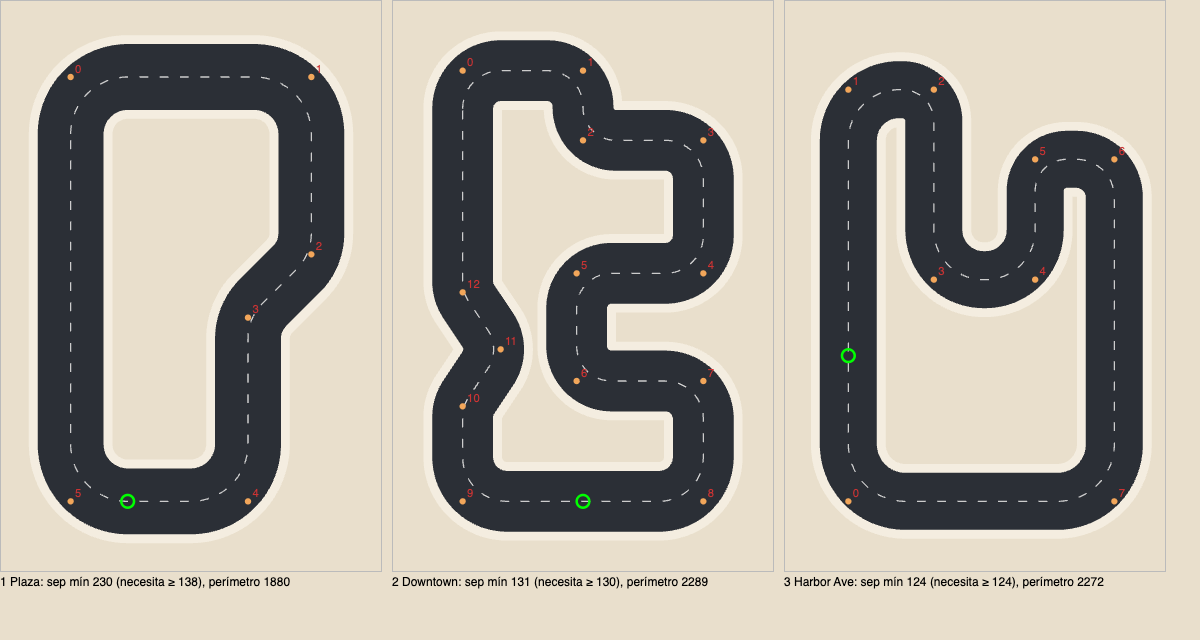
#> input picture tools/lab2.png, 1200 x 640 px, given in place of logo-wordmark.webp, which was not available
$ python make-icon2.py 5
#> lines starting #> are read from the running program, lines starting #| are printed output that depends on the picture; after the words box and inside, x2 and y2 are one past the last pixel; in counts of white or black regions, pixels touching at a corner belong together; pictures that were not available may be replaced by others from this repository, and a replacement may not be noted
"""Ícono de la app a partir del logo nuevo: la "R" del logo en blanco con la curva roja, sobre negro.
Genera brand/source/logo-1024.png (el que usa app/tools/make-icons.py).
Uso (desde tools/): python3 make-icon2.py [variante: 1|2|3]"""
import os, sys
import cv2, numpy as np
from PIL import Image, ImageDraw, ImageFilter

HERE = os.path.dirname(os.path.abspath(__file__))
SRC = os.path.join(HERE, "..", "brand", "source", "logo-wordmark.webp")
OUT = os.path.join(HERE, "..", "brand", "source", "logo-1024.png")
variant = int(sys.argv[1]) if len(sys.argv) > 1 else 3

im = cv2.imread(SRC); S = 4
#> further down, im is the input picture: shape (640, 1200, 3); mean B, G, R 157, 167, 172.2
big = cv2.resize(im, None, fx=S, fy=S, interpolation=cv2.INTER_CUBIC).astype(np.float32)
b, g, r = big[..., 0], big[..., 1], big[..., 2]
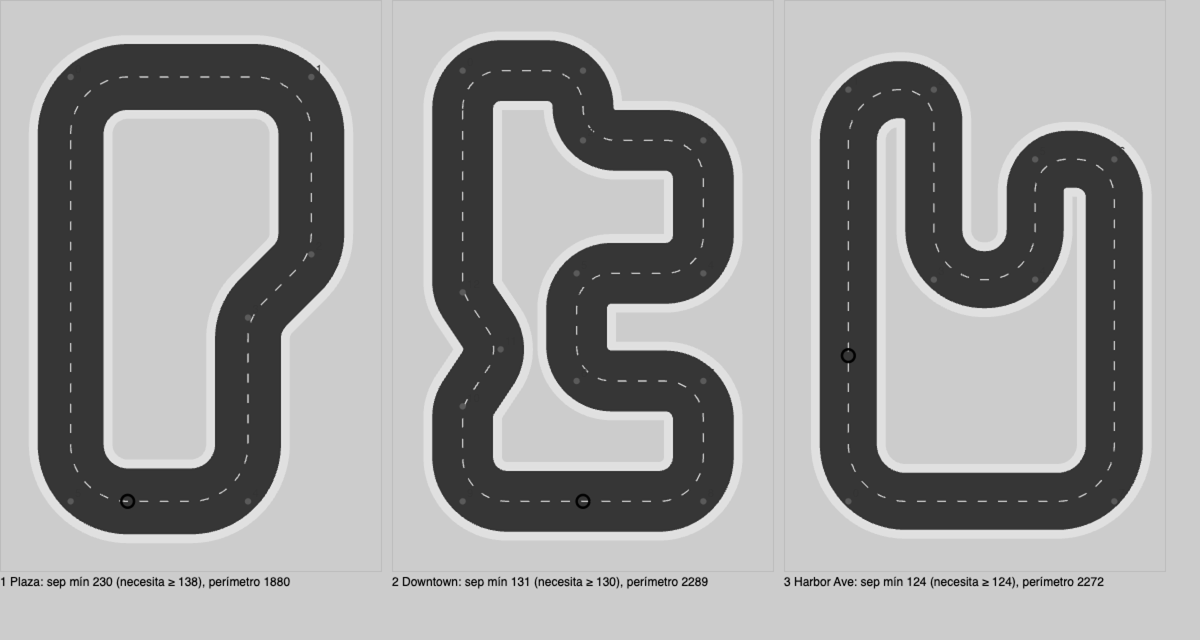
#> b: shape (2560, 4800) float32 (shown at 1/4 size); min 0, max 253, mean 157
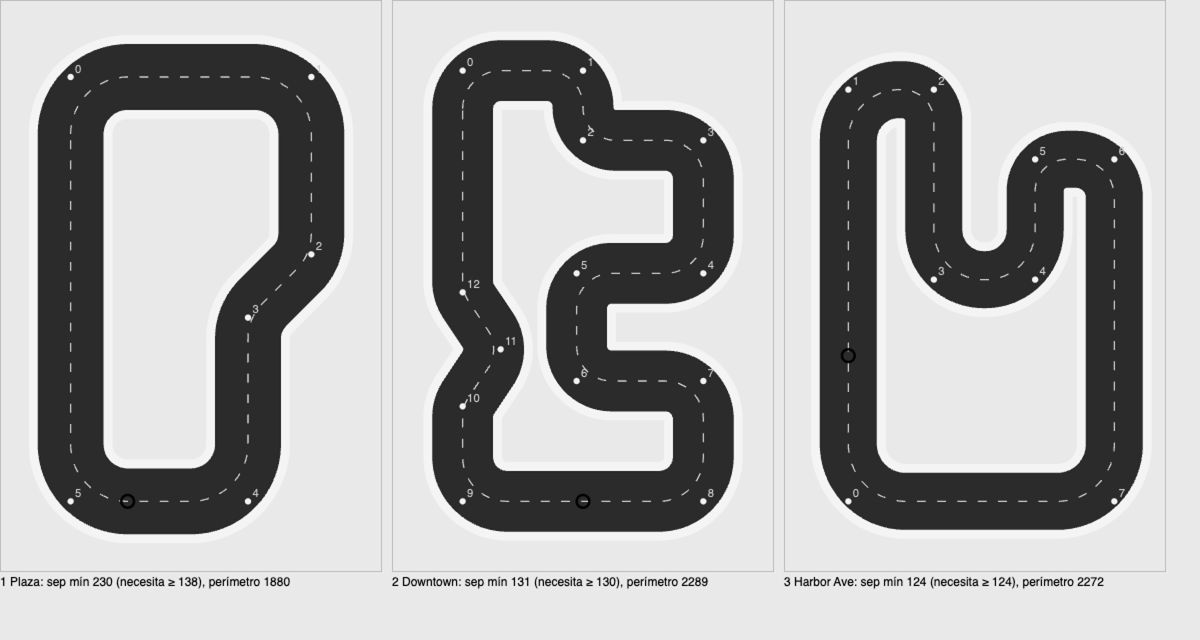
#> r: shape (2560, 4800) float32 (shown at 1/4 size); min 0, max 255, mean 172.2
lum = 0.3 * r + 0.59 * g + 0.11 * b; redness = r - np.maximum(g, b)
#> after `redness = r - np.maximum(g, b)`:
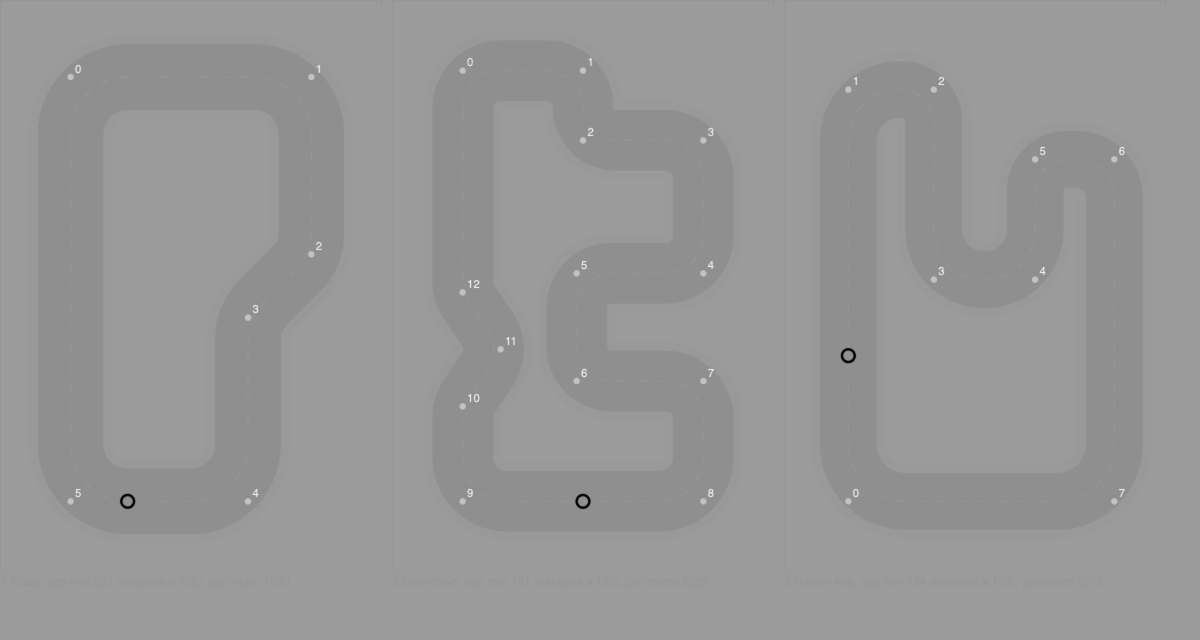
#> redness: shape (2560, 4800) float32 (shown at 1/4 size); min -255, max 179, mean 3; drawn with min black and max white
red_a = cv2.GaussianBlur(np.clip((redness - 55) / 90.0, 0, 1), (0, 0), S * 0.5)
blk_a = cv2.GaussianBlur(np.clip((150 - lum) / 70.0, 0, 1) * (redness < 55), (0, 0), S * 0.5)
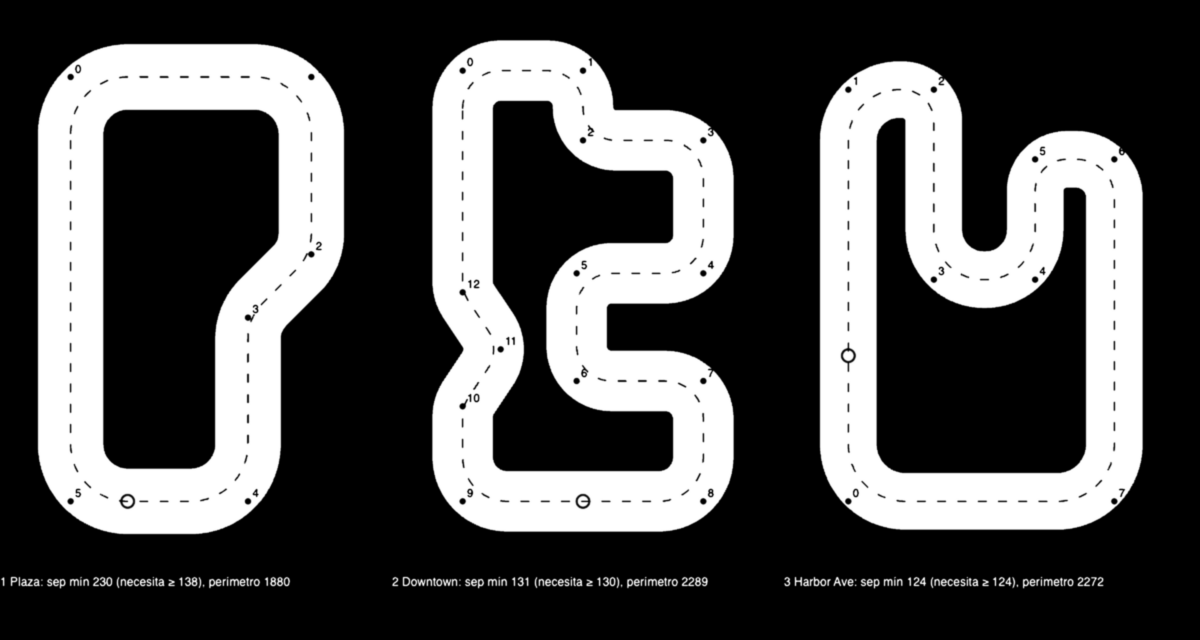
#> blk_a: shape (2560, 4800) float32 (shown at 1/4 size); min 0, max 1, mean 0.32

# la curva roja = el componente rojo más grande
rm = (red_a > 0.5).astype(np.uint8); n, lab, st, _ = cv2.connectedComponentsWithStats(rm, connectivity=8)
#> after `rm = (red_a > 0.5).astype(np.uint8)`: rm: shape (2560, 4800); values 0 (black) and 1 (white), 0.03% white; 69 white regions (12 under 20 px), largest, box (x1, y1, x2, y2) and area: (2833, 1957, 2852, 1983) 156, (2327, 1481, 2342, 1508) 150, (1877, 1122, 1884, 1149) 120
#> after `n, lab, st, _ = cv2.connectedComponentsWithStats(rm, connectivity=8)`: lab: shape (2560, 4800) int32; 70 distinct labels, from 0 to 69
#> after `n, lab, st, _ = cv2.connectedComponentsWithStats(rm, connectivity=8)`: n = 70; st = 70 rows, first 6: [0, 0, 4800, 2560, 12284593], [1872, 233, 13, 9, 35], [2359, 235, 6, 7, 34], [1873, 257, 13, 7, 40], [304, 261, 13, 9, 35], [1271, 262, 8, 27, 107]
sw_id = 1 + int(np.argmax(st[1:, cv2.CC_STAT_AREA]))
#> sw_id = 57
swoosh = np.where(lab == sw_id, red_a, 0).astype(np.float32)

# la "R": del componente negro más a la izquierda ("RA" pegados) se separa con una erosión y se reparte por cercanía
bm = (blk_a > 0.5).astype(np.uint8); n, lab, st, _ = cv2.connectedComponentsWithStats(bm, connectivity=8)
#> after `bm = (blk_a > 0.5).astype(np.uint8)`: bm: shape (2560, 4800); values 0 (black) and 1 (white), 32% white; 163 white regions (16 under 20 px), largest, box (x1, y1, x2, y2) and area: (1729, 161, 2935, 2127) 1375212, (3280, 245, 4571, 2119) 1283809, (152, 176, 1376, 2136) 1227250
#> after `n, lab, st, _ = cv2.connectedComponentsWithStats(bm, connectivity=8)`:
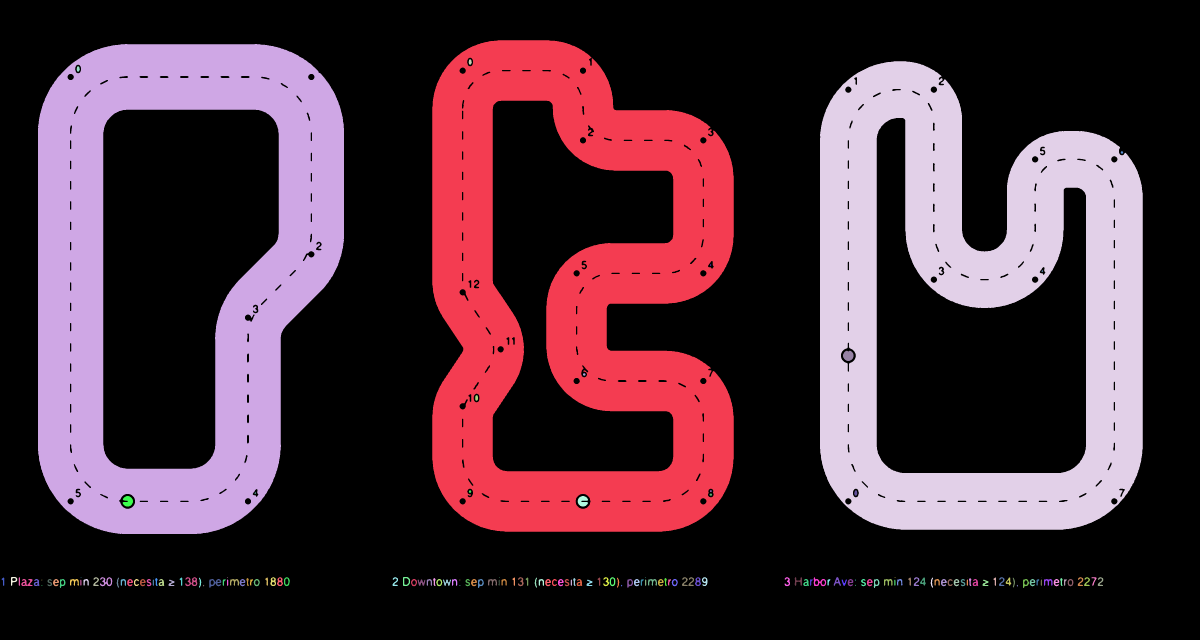
#> lab: shape (2560, 4800) int32 (shown at 1/4 size); 164 distinct labels, from 0 to 163; one colour per label, 0 black
#> after `n, lab, st, _ = cv2.connectedComponentsWithStats(bm, connectivity=8)`: n = 164; st = 164 rows, first 6: [0, 0, 4800, 2560, 8354839], [1729, 161, 1206, 1966, 1375212], [152, 176, 1224, 1960, 1227250], [1875, 237, 12, 22, 201], [3280, 245, 1291, 1874, 1283809], [307, 265, 12, 22, 201]
ids = sorted(range(1, n), key=lambda i: st[i, cv2.CC_STAT_LEFT]); ra = (lab == ids[0]).astype(np.uint8)
#> after `ids = sorted(range(1, n), key=lambda i: st[i, cv2.CC_STAT_LEFT])`: ids = 163 values, max 163 at index 59, min 1 at index 53, mean 82
#> after `ra = (lab == ids[0]).astype(np.uint8)`:
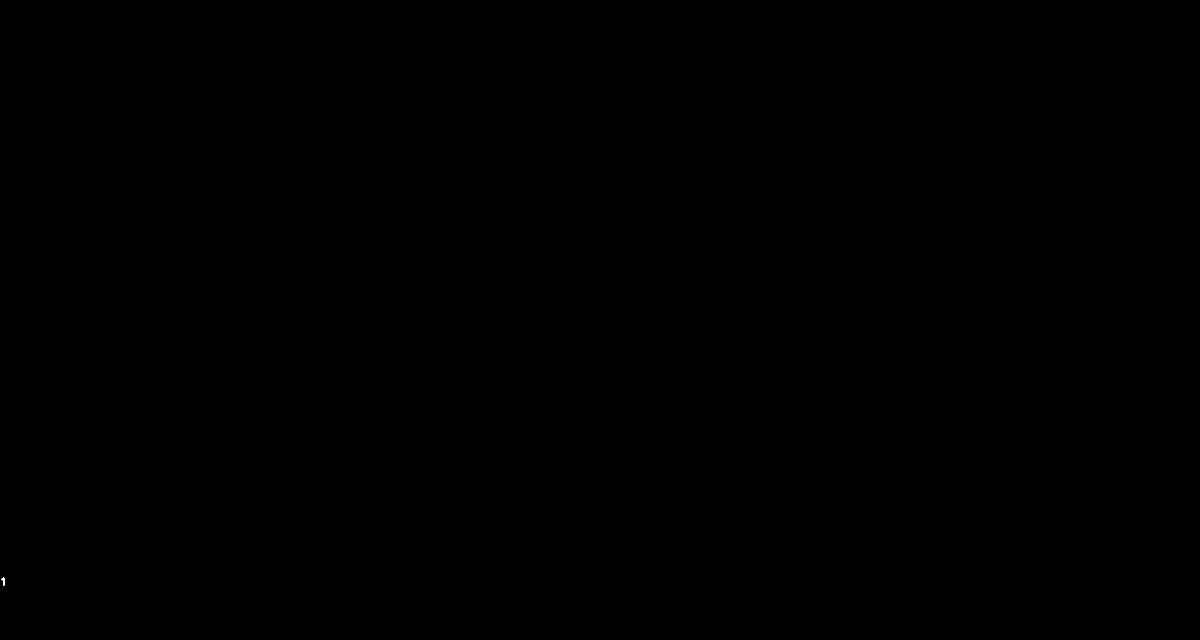
#> ra: shape (2560, 4800) (shown at 1/4 size); values 0 (black) and 1 (white), 0% white; 1 white region, box (x1, y1, x2, y2) and area: (6, 2310, 17, 2343) 193
core = ra.copy(); parts = 1
for it in range(1, 40):
    core = cv2.erode(core, np.ones((3, 3), np.uint8)); k, cl = cv2.connectedComponents(core, connectivity=8)
    if k - 1 >= 2: parts = k - 1; break
#> this loop made 39 passes
#> k on passes 1 to 12: 2, 2, 2, 1, 1, 1, 1, 1, 1, 1, 1, 1
#> core: shape (2560, 4800); every value is 0
print("erosiones", it, "partes", parts)
k, cl = cv2.connectedComponents(core, connectivity=8)
#> cl: shape (2560, 4800) int32; every value is 0
comps = sorted(range(1, k), key=lambda i: np.where(cl == i)[1].mean())
#> comps = []
dist = [cv2.distanceTransform((cl != i).astype(np.uint8), cv2.DIST_L2, 3) for i in comps[:2]]
#> dist = []
#> (the run stopped early here; a loop or call above may not have finished)
